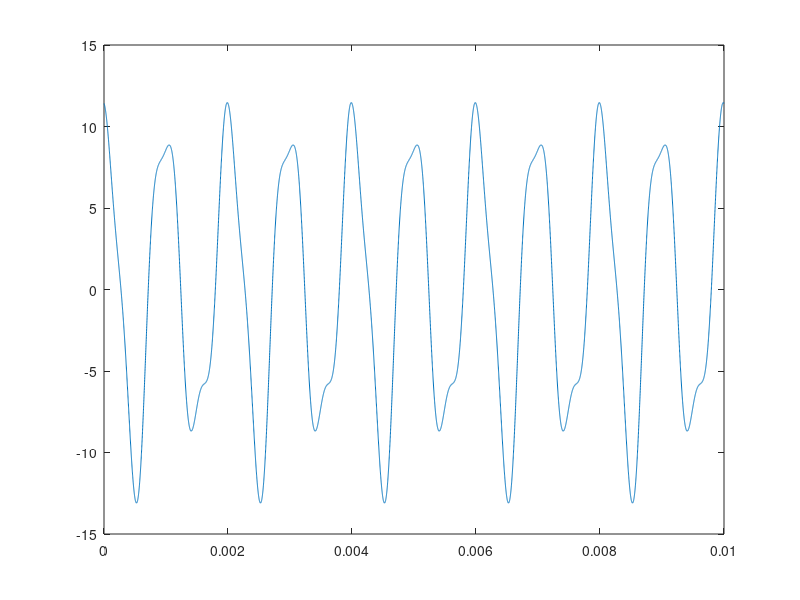

Reproduce this figure in MATLAB. (Note: this script raises an error after producing the figure.)
x = @(t) 10.*cos(2000*pi.*t) + sqrt(2).*sin(3000*pi.*t) + 2.*cos(5000*pi.*t + pi/4);
T0 = 1 / 500;
t = 0:0.000001:0.01;

plot(t,x(t));
for k = 0:4
    xline(k.*T0);
end